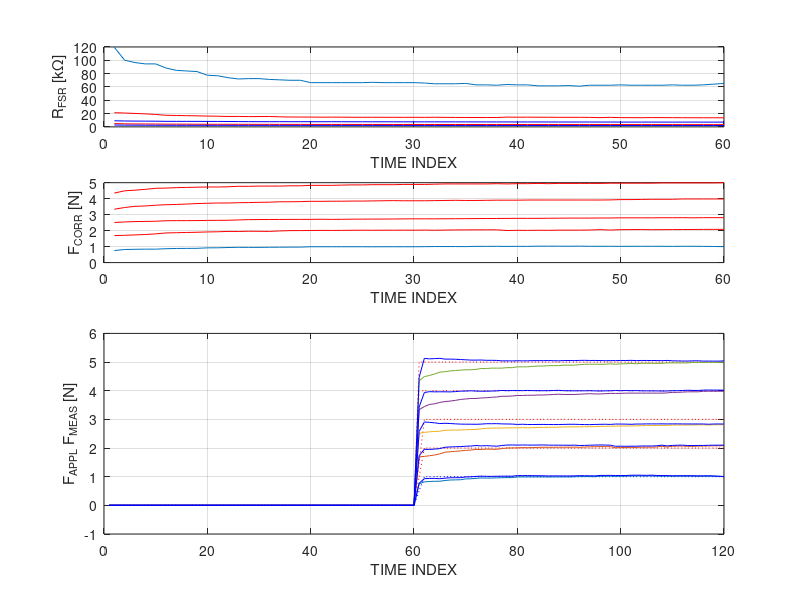
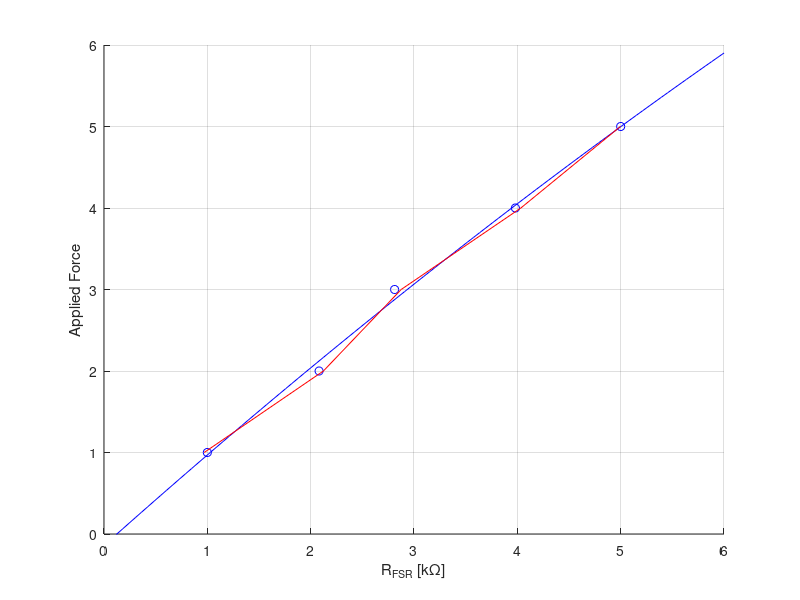

Here is the MATLAB script that generated these plots, in order:

clear

% 60 Sample Data 10min
load('p1_p2_10min_60samples_2018_2_26.mat')
% Part 2 1N force
F1 = 1;
Rfsr_1N = p2_1N_R;
% Part 2 2N force
F2 = 2;
Rfsr_2N = p2_2N_R;
% Part 3 3N force
F3 = 3;
Rfsr_3N = p2_3N_R;
% Part 4 4N force
F4 = 4;
Rfsr_4N = p2_4N_R;
% Part 2 2N force
F5 = 5;
Rfsr_5N = p2_5N_R;


% Choose last time point to use for x calculation
t = 60;
% Choose the last point from data to use for x fit
Ro = Rfsr_1N(t);
fo = F1;

x=log(Rfsr_5N(t)/Ro)/(log(F5/fo));

% Use x to correct force
% Eventually will use polyfit parameters with a, b from Dev's work
F1_corr = fo*(Rfsr_1N/Ro).^(1/x);
F2_corr = fo*(Rfsr_2N/Ro).^(1/x);
F3_corr = fo*(Rfsr_3N/Ro).^(1/x);
F4_corr = fo*(Rfsr_4N/Ro).^(1/x);
F5_corr = fo*(Rfsr_5N/Ro).^(1/x);

% Array to use for deconvolution
% Manipulate the data in the middle to achieve max accuracy if neccessary
zero = zeros(1,60);
F1_appl = [zero 0.5 F1*ones(1,59)];
F2_appl = [zero 1 F2*ones(1,59)];
F3_appl = [zero 1.5 F3*ones(1,59)];
F4_appl = [zero F4*ones(1,60)];
F5_appl = [zero F5*ones(1,60)];

F1_meas = [zero F1_corr];
F2_meas = [zero F2_corr];
F3_meas = [zero F3_corr];
F4_meas = [zero F4_corr];
F5_meas = [zero F5_corr];

% Create Array for Pseudoinverse
for i = 1:length(F1_corr)
    F1_array(i,:) = F1_meas( i+1 : length(F1_corr)+i );
end

for i = 1:length(F2_corr)
    F2_array(i,:) = F2_meas( i+1 : length(F2_corr)+i );
end

for i = 1:length(F3_corr)
    F3_array(i,:) = F3_meas( i+1 : length(F3_corr)+i );
end

for i = 1:length(F3_corr)
    F4_array(i,:) = F4_meas( i+1 : length(F4_corr)+i );
end

for i = 1:length(F3_corr)
    F5_array(i,:) = F5_meas( i+1 : length(F5_corr)+i );
end

% Extract force array for inverse calculation
F1_ideal = F1_appl(length(F1_corr)+1 : length(F1_appl));
F2_ideal = F2_appl(length(F2_corr)+1 : length(F2_appl));
F3_ideal = F3_appl(length(F3_corr)+1 : length(F3_appl));
F4_ideal = F4_appl(length(F4_corr)+1 : length(F4_appl));
F5_ideal = F5_appl(length(F5_corr)+1 : length(F5_appl));

% Combine F1 array, F2 array and F3 array F4 array and F5 array
F1F2F3F4F5_array = [F1_array ; F2_array ; F3_array; F4_array; F5_array];
F1F2F3F4F5_ideal = [F1_ideal F2_ideal F3_ideal F4_ideal F5_ideal];
F1F2F3F4F5_ideal = F1F2F3F4F5_ideal';

% Calculate magic vector h
h = pinv(F1F2F3F4F5_array)*F1F2F3F4F5_ideal;

% Get predicted force by multiplying h back
predi_array = F1F2F3F4F5_array*h;

% 1N force
F1_predi = F1F2F3F4F5_array*h;
F1_predi_fonly = F1_predi(1:length(F1_corr));
F1_predi = [zeros(length(F1_corr), 1); F1_predi_fonly];

% 2N force
F2_predi = F1F2F3F4F5_array*h;
F2_predi = F2_predi((length(F1_corr)+1) : (length(F1_corr)+length(F2_corr)));
F2_predi = [zeros(length(F2_corr), 1); F2_predi];

% 3N force
F3_predi = F1F2F3F4F5_array*h;
F3_predi = F3_predi((length(F1_corr)+length(F2_corr)+1) : (length(F1_corr)+length(F2_corr)+length(F3_corr)));
F3_predi = [zeros(length(F3_corr), 1) ; F3_predi];

% 4N force
F4_predi = F1F2F3F4F5_array*h;
F4_predi = F4_predi((length(F1_corr)+length(F2_corr)+length(F3_corr)+1) : (length(F1_corr)+length(F2_corr)+length(F3_corr)+length(F4_corr)));
F4_predi = [zeros(length(F4_corr), 1) ; F4_predi];

% 5N force
F5_predi = F1F2F3F4F5_array*h;
F5_predi = F5_predi((length(F1_corr)+length(F2_corr)+length(F3_corr)+length(F3_corr)+1) : end);
F5_predi = [zeros(length(F4_corr), 1) ; F5_predi];


%%%%%%%%%%%%%%%%%%% PolyFit %%%%%%%%%%%%%%%%%%%%

R = [Rfsr_1N(t) Rfsr_2N(t) Rfsr_3N(t) Rfsr_4N(t) Rfsr_5N(t)];
F12345_corr = [F1_corr(t) F2_corr(t) F3_corr(t) F4_corr(t) F5_corr(t)];
F12345_appl = [F1 F2 F3 F4 F5];
polyfit_result = polyfit(F12345_corr,F12345_appl,2);

% Generate data for poly fit plot
F12345_corr_1 = linspace(0,6);

% Calculate the force with the polyfit equation
F1_poly = fo*(polyfit_result(1)*(Rfsr_1N/Ro).^(2/x)+polyfit_result(2)*(Rfsr_1N/Ro).^(1/x)+polyfit_result(3));
F2_poly = fo*(polyfit_result(1)*(Rfsr_2N/Ro).^(2/x)+polyfit_result(2)*(Rfsr_2N/Ro).^(1/x)+polyfit_result(3));
F3_poly = fo*(polyfit_result(1)*(Rfsr_3N/Ro).^(2/x)+polyfit_result(2)*(Rfsr_3N/Ro).^(1/x)+polyfit_result(3));
F4_poly = fo*(polyfit_result(1)*(Rfsr_4N/Ro).^(2/x)+polyfit_result(2)*(Rfsr_4N/Ro).^(1/x)+polyfit_result(3));
F5_poly = fo*(polyfit_result(1)*(Rfsr_5N/Ro).^(2/x)+polyfit_result(2)*(Rfsr_5N/Ro).^(1/x)+polyfit_result(3));

F12345_poly = [F1_poly(t) F2_poly(t) F3_poly(t) F4_poly(t) F5_poly(t)];
% plot data
figure(1)

% Rfsr raw plot
subplot(4,1,1)
hold off
plot(Rfsr_1N)
hold on
plot(Rfsr_2N,'r')
plot(Rfsr_3N,'b')
plot(Rfsr_4N,'r')
plot(Rfsr_5N,'b')
ylabel('R_{FSR} [k\Omega]')
xlabel('TIME INDEX')
grid on

% Corrected force plot
subplot(4,1,2)
hold off
plot(F1_corr)
hold on
plot(F2_corr,'r')
plot(F3_corr,'r')
plot(F4_corr,'r')
plot(F5_corr,'r')
ylabel('F_{CORR} [N]')
xlabel('TIME INDEX')
grid on

subplot(2,1,2)
hold off
plot(F1_appl,':b')
hold on
plot(F2_appl,':r')
plot(F3_appl,':r')
plot(F4_appl,':r')
plot(F5_appl,':r')

plot(F1_meas)
plot(F2_meas)
plot(F3_meas)
plot(F4_meas)
plot(F5_meas)

plot(F1_predi,'b')
plot(F2_predi,'b')
plot(F3_predi,'b')
plot(F4_predi,'b')
plot(F5_predi,'b')
ylabel('F_{APPL} F_{MEAS} [N]')
xlabel('TIME INDEX')
axis([0 120 -1 6])
grid on

figure(2)
hold off
scatter(F12345_corr,F12345_appl,'b')
hold on
plot(F12345_corr_1,polyval(polyfit_result,F12345_corr_1),'b')
plot(F12345_poly, F12345_appl,'r')
axis([0 6 0 6])
ylabel('Applied Force')
xlabel('R_{FSR} [k\Omega]')
grid on





